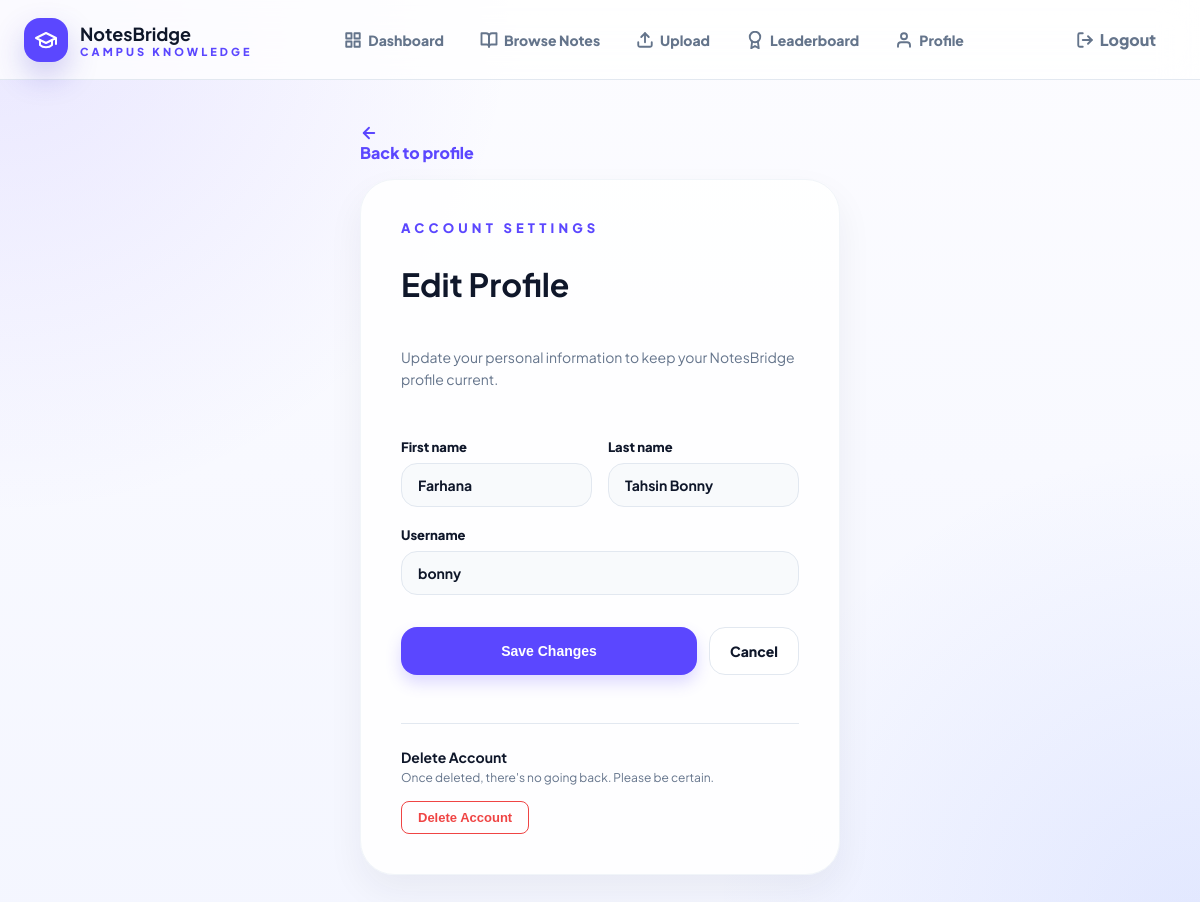
/edit-profile/ (signed in), run on the app's committed database.
### accounts/models.py (models this page shows)
class CustomUser(AbstractUser):
    email = models.EmailField(unique=True)
    department = models.ForeignKey(
        'departments.Department',
        on_delete=models.SET_NULL,
        null=True,
        blank=True
    )
    USERNAME_FIELD = "email"
    REQUIRED_FIELDS = ["username"]

### profiles/views.py (the view)
# urls.py: path('edit-profile/',edit_profile_view,name='edit_profile'),
@login_required
def edit_profile_view(request):
    user = request.user
    if request.method == "POST":
        form = ProfileUpdateForm(request.POST, instance=user)
        if form.is_valid():
            form.save()
            return redirect('profile')
    else:
        form = ProfileUpdateForm(instance=user)
    return render(request, 'profiles/edit_profile.html', {'form': form})

### profiles/forms.py
class ProfileUpdateForm(forms.ModelForm):
    class Meta:
        model = CustomUser
        fields = ['first_name', 'last_name', 'username']

### templates/profiles/edit_profile.html (shortened to what this page needs)
{% extends 'base.html' %}
{% load static %}
{% block content %}
<main class="page-section" style="display: flex; align-items: center; justify-content: center; min-height: 80vh;">
    <div class="container" style="display: flex; flex-direction: column; align-items: center; width: 100%;">
        <div style="width: 100%; max-width: 480px;">
            <a href="{% url 'profile' %}" class="back-link" style="margin-bottom: 16px; display: inline-block;">
                <svg width="18" height="18" viewBox="0 0 24 24" fill="none" stroke="currentColor" stroke-width="2.5" stroke-linecap="round" stroke-linejoin="round" style="vertical-align: middle; margin-right: 4px;"><line x1="19" y1="12" x2="5" y2="12"></line><polyline points="12 19 5 12 12 5"></polyline></svg>
                Back to profile
            </a>
            <div class="form-card" style="padding: 40px; width: 100%;">
                <span class="eyebrow" style="margin-bottom: 12px; display: block;">Account Settings</span>
                <h1 style="font-size: 32px; margin: 0 0 12px 0;">Edit Profile</h1>
                <p style="color: var(--muted); margin-bottom: 32px; font-size: 14px; line-height: 1.6;">Update your personal information to keep your NotesBridge profile current.</p>
                <form method="POST">
                    <div style="display: grid; grid-template-columns: 1fr 1fr; gap: 16px; margin-bottom: 20px;">
                        <div>
                            <label style="display: block; font-weight: 800; font-size: 13px; color: var(--slate); margin-bottom: 8px;">First name</label>
                            {{ form.first_name }}
                        </div>
                        <div>
                            <label style="display: block; font-weight: 800; font-size: 13px; color: var(--slate); margin-bottom: 8px;">Last name</label>
                            {{ form.last_name }}
                        </div>
                    </div>
                    <div style="margin-bottom: 32px;">
                        <label style="display: block; font-weight: 800; font-size: 13px; color: var(--slate); margin-bottom: 8px;">Username</label>
                        {{ form.username }}
                    </div>
                    <div style="display: flex; gap: 12px;">
                        <button type="submit" class="btn btn-primary" style="flex: 1; padding: 14px; font-size: 14px; box-shadow: 0 8px 16px rgba(91, 71, 255, 0.2);">
                            Save Changes
                        </button>
                        <a href="{% url 'profile' %}" class="btn btn-light" style="padding: 14px 20px; font-size: 14px;">Cancel</a>
                    </div>
                </form>
                <div style="margin-top: 32px; padding-top: 24px; border-top: 1px solid var(--line); display: flex; justify-content: space-between; align-items: center; gap: 16px; flex-wrap: wrap;">
                    <div>
                        <h3 style="font-size: 14px; color: var(--slate); margin: 0 0 4px 0; font-weight: 700;">Delete Account</h3>
                        <p style="font-size: 12px; color: var(--muted); margin: 0;">Once deleted, there's no going back. Please be certain.</p>
                    </div>
                    <form method="POST" action="{% url 'delete_account' %}" onsubmit="return confirm('Are you sure you want to delete your account? This action cannot be undone and will delete all your notes, comments, and votes.');" style="margin: 0;">
                        <button type="submit" style="background: transparent; color: #ef4444; border: 1px solid #ef4444; border-radius: 8px; padding: 8px 16px; font-size: 13px; font-weight: 600; cursor: pointer; transition: all 0.2s; white-space: nowrap;" onmouseover="this.style.background='#fef2f2'" onmouseout="this.style.background='transparent'">
                            Delete Account
                        </button>
                    </form>
                </div>
            </div>
        </div>
    </div>
</main>
{% endblock %}

### static/css/notesbridge.css (style rules this page uses)
:root { --bg: #f7f8ff; --bg-start: #fcfcff; --bg-end: #f3f6ff; --surface: rgba(255, 255, 255, 0.88); --surface-strong: #ffffff; --text: #0d1330; --muted: #66708f; --line: #dbe2f4; --primary: #4b35db; --primary-dark: #3521bd; --accent: #6f5dff; --shadow: 0 20px 60px rgba(57, 67, 126, 0.14); }
* { box-sizing: border-box; }
a { color: inherit; text-decoration: none; }
img, svg { display: block; max-width: 100%; }
:root { --indigo: #5B47FF; --indigo-dark: #1e1b4b; --orange: #f97316; --cream: #fff7ed; --slate: #0f172a; --muted: #64748b; --line: #e2e8f0; --card: rgba(255, 255, 255, .9) }
* { box-sizing: border-box }
body { margin: 0; font-family: 'Plus Jakarta Sans', system-ui, sans-serif; color: var(--slate); background: radial-gradient(circle at top left, rgba(101, 80, 255, 0.12), transparent 34%), radial-gradient(circle at bottom right, rgba(89, 124, 255, 0.12), transparent 32%), linear-gradient(180deg, #fcfcff 0%, #f4f6ff 100%); }
a { color: inherit; text-decoration: none }
.container { max-width: 1216px; margin: 0 auto; padding: 0 24px }
.btn { display: inline-flex; align-items: center; justify-content: center; gap: 8px; border: 0; border-radius: 16px; padding: 13px 20px; font-weight: 900; cursor: pointer }
.btn-primary { background: var(--indigo); color: white; box-shadow: 0 12px 24px rgba(67, 56, 202, .22) }
.btn-light { background: #fff; border: 1px solid var(--line); color: #0f172a }
.page-section { padding-top: 44px; padding-bottom: 56px }
.trust-badge, .eyebrow { display: inline-flex; color: var(--indigo); font-weight: 900; text-transform: uppercase; letter-spacing: .32em; font-size: 13px }
.filter-panel input, .filter-panel select, .form-card input, .filter-panel select, .form-card select, .form-card textarea, .comment-form input, .comment-form textarea { width: 100%; border: 1px solid var(--line); border-radius: 16px; padding: 14px 16px; font: inherit; font-weight: 700; background: #fff; outline: none }
.detail-card, .comments-card, .form-card, .podium, .leader-table { border: 1px solid #f1f5f9; background: var(--card); border-radius: 34px; padding: 28px; box-shadow: 0 16px 36px rgba(30, 41, 59, .06) }
.form-card { display: grid; gap: 16px }
.back-link { display: inline-block; margin-bottom: 18px; color: var(--indigo); font-weight: 900 }
.btn, .action-pill, .report-link { transition: all 0.2s ease; }

### templates/profiles/edit_profile.html (style rules this page uses)
input[type="text"] { width: 100% !important; background: #f8fafc !important; border: 1px solid var(--line) !important; border-radius: 16px !important; padding: 12px 16px !important; font-family: inherit !important; font-size: 14px !important; color: var(--slate) !important; transition: all 0.2s ease !important; outline: none !important; box-sizing: border-box !important; }

### data on the page
CustomUser: first_name "Farhana", last_name "Tahsin Bonny", username "bonny"
